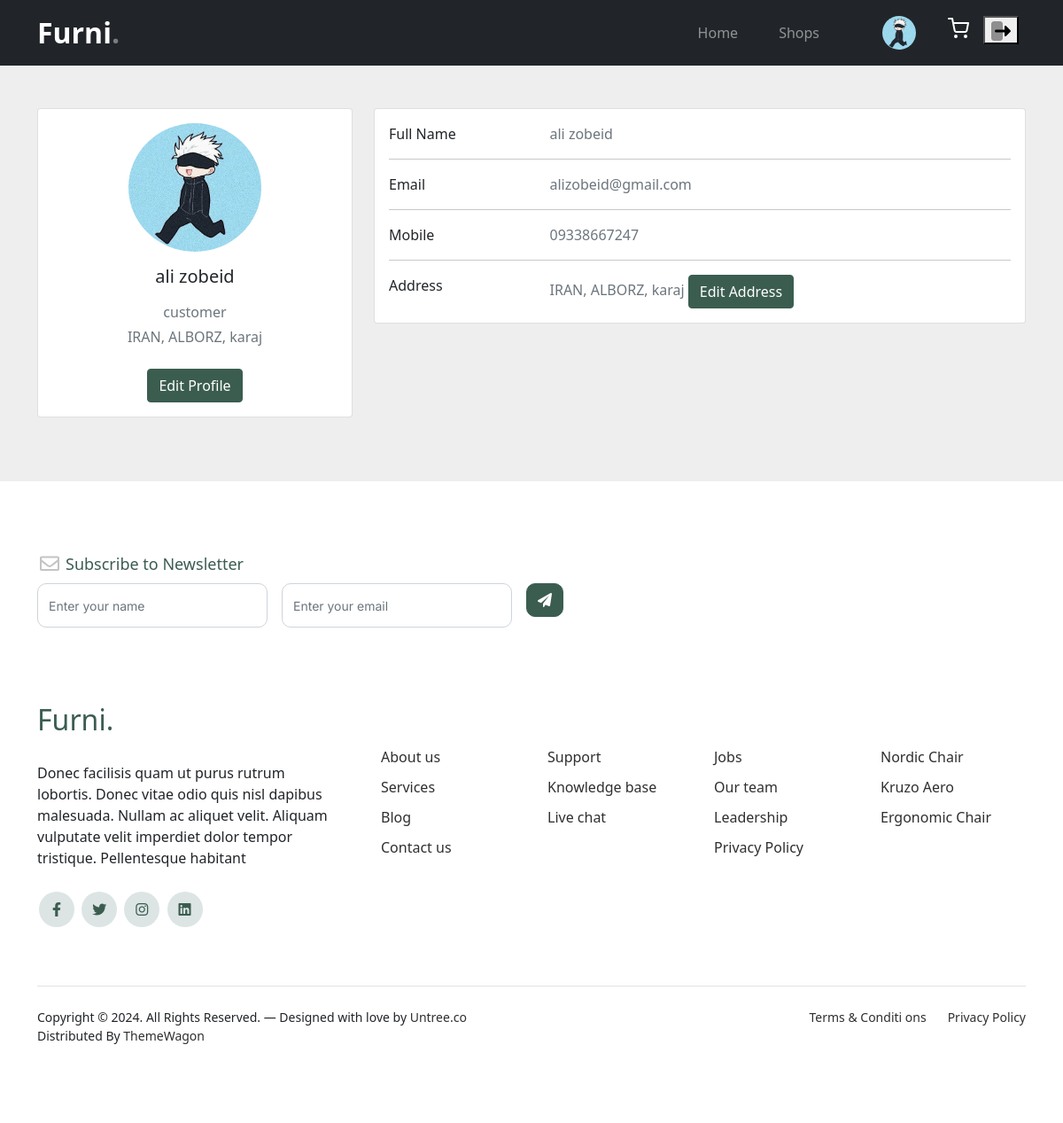
The app's page /profile/ (signed in) with its own data.
### accounts/models.py (models this page shows, shortened)
class Profile(models.Model):
    class Demography:
        class AgeCategory(models.TextChoices):
            A = "A", "3 to 7"
            B = "B", "7 to 12"
            C = "C", "12 to 18"
            D = "D", "18 to 30"
            E = "E", "30 to 40"
            F = "F", "40 to 60"
            G = "G", "+60"
        class Gender(models.TextChoices):
            M = "M", "Male"
            F = "F", "Female"
    first_name = models.CharField(max_length=64)
    last_name = models.CharField(max_length=64)
    phone_number = models.CharField(max_length=13)
    birth = models.DateField()
    gender = models.CharField(choices=Demography.Gender.choices, max_length=1)
    image = models.ImageField(upload_to="profile/%y/%m/%d/")
    user_age = models.PositiveIntegerField(blank=True)
    age_category = models.CharField(
        max_length=1, choices=Demography.AgeCategory.choices, blank=True
    )
    user = models.OneToOneField(User, on_delete=models.CASCADE, unique=True)
    class Meta:
        verbose_name = "پروفایل"
        verbose_name_plural = "پروفایل کاربران"

class User(AbstractBaseUser, PermissionsMixin):
    email = models.EmailField(unique=True)
    is_customer = models.BooleanField(default=False)
    is_owner = models.BooleanField(default=False)
    is_active = models.BooleanField(default=True)
    is_staff = models.BooleanField(default=False)
    is_superuser = models.BooleanField(default=False)
    date_joined = models.DateTimeField(blank=True, default=timezone.now)
    date_login = models.DateTimeField(null=True)
    USERNAME_FIELD = "email"
    EMIAL_FIELD = "email"
    REQUIRED_FIELDS = []
    objects = CreateUserManager()
    class Meta:
        verbose_name = "کاریر"
        verbose_name_plural = "کاربران"

### website/views.py (the view)
# urls.py: path("profile/", ProfileUserView.as_view(), name="profile"),
class ProfileUserView(NavbarUserTypeMixin, TemplateView):
    template_name = "profile/profile_view.html"
    def get_context_data(self, **kwargs):
        context = super().get_context_data(**kwargs)
        user = self.request.user
        profile = Profile.objects.get(user=user)
        address = Address.objects.filter(user=user).first()
        context["address"] = (
            f"{address.country.upper()}, {address.state.upper()}, {address.city}"
        )
        context["profile"] = profile
        return context

### cart/templatetags/poll_extra.py (called while the page is built)
@register.filter
def navbar(obj):
    return f"nav/{obj}.html"

### website/views.py (called while the page is built)
    def get_user(self):
        return self.UserType(self.request.user).validate()

    def get_context_data(self, **kwargs):
        context = super(NavbarUserTypeMixin, self).get_context_data(**kwargs)
        user = self.get_user()
        context["user_nav"], context["user_image"] = user.user_type, user.image
        return context

        def get_profile(self):
            if self.user_type != "goust":
                self.profile = Profile.objects.get(user=self.user)
                return self.profile

        @property
        def image(self):
            if self._user_type != "goust":
                return self.profile.image.url

        @property
        def user_type(self):
            return self._user_type

        def validate(self):
            self.get_user_type_and_fix_staff()
            self.get_profile()
            return self

### templates/profile/profile_view.html
{% extends "base.html" %}
{% block content %}
{% include "profile/profile.html" %}
{% endblock content %}

### templates/profile/profile.html (shortened to what this page needs)
{% load static %}
<!DOCTYPE html>
<html lang="en">
<head>
    <link href="{% static "css/bootstrap.min.css"%}" rel="stylesheet">
</head>
<body>
  <section style="background-color: #eee;">
    <div class="container py-5">
      <div class="row">
        <div class="col-lg-4">
          <div class="card mb-4">
            <div class="card-body text-center">
              <img src="{{profile.image.url}}" alt="avatar"
                class="rounded-circle img-fluid" style="width: 150px;">
              <h5 class="my-3">{{profile.first_name}} {{profile.last_name}}</h5>
              <p class="text-muted mb-1">{{user_nav}}</p>
              <p class="text-muted mb-4">{{address}}</p>
              <a class="btn btn-primary" href="{% url "update_profile" %}">
                Edit Profile
              </a>
            </div>
          </div>
        </div>
        <div class="col-lg-8">
          <div class="card mb-4">
            <div class="card-body">
              <div class="row">
                <div class="col-sm-3">
                  <p class="mb-0">Full Name</p>
                </div>
                <div class="col-sm-9">
                  <p class="text-muted mb-0">{{profile.first_name}} {{profile.last_name}}</p>
                </div>
              </div>
              <hr>
              <div class="row">
                <div class="col-sm-3">
                  <p class="mb-0">Email</p>
                </div>
                <div class="col-sm-9">
                  <p class="text-muted mb-0">{{user.email}}</p>
                </div>
              </div>
              <hr>
              <div class="row">
                <div class="col-sm-3">
                  <p class="mb-0">Mobile</p>
                </div>
                <div class="col-sm-9">
                  <p class="text-muted mb-0">{{profile.phone_number}}</p>
                </div>
              </div>
              <hr>
              <div class="row">
                <div class="col-sm-3">
                  <p class="mb-0">Address</p>
                </div>
                <div class="col-sm-9">
                  <p class="text-muted mb-0">{{address}}
                    <a class="btn btn-primary" href="{% url "update_address" %}">
                    Edit Address
                  </a></p>
                </div>
              </div>
            </div>
          </div>
        </div>
      </div>
    </div>
  </section>
</body>
</html>

### static/css/style.css (style rules this page uses)
body { overflow-x: hidden; position: relative; }
body { font-family: "Inter", sans-serif; font-weight: 400; line-height: 28px; color: #6a6a6a; font-size: 14px; background-color: #eff2f1; }
a { text-decoration: none; -webkit-transition: .3s all ease; -o-transition: .3s all ease; transition: .3s all ease; color: #2f2f2f; text-decoration: underline; }
.btn { font-weight: 600; padding: 12px 30px; border-radius: 30px; color: #ffffff; background: #2f2f2f; border-color: #2f2f2f; }
.btn.btn-primary { background: #3b5d50; border-color: #3b5d50; }

### records on screen
Profile: image (picture), first_name "ali", last_name "zobeid", phone_number "09338667247"
User: email "alizobeid@gmail.com"

### other values on screen
{{ user_nav }} "customer"
{{ address }} "IRAN, ALBORZ, karaj"
